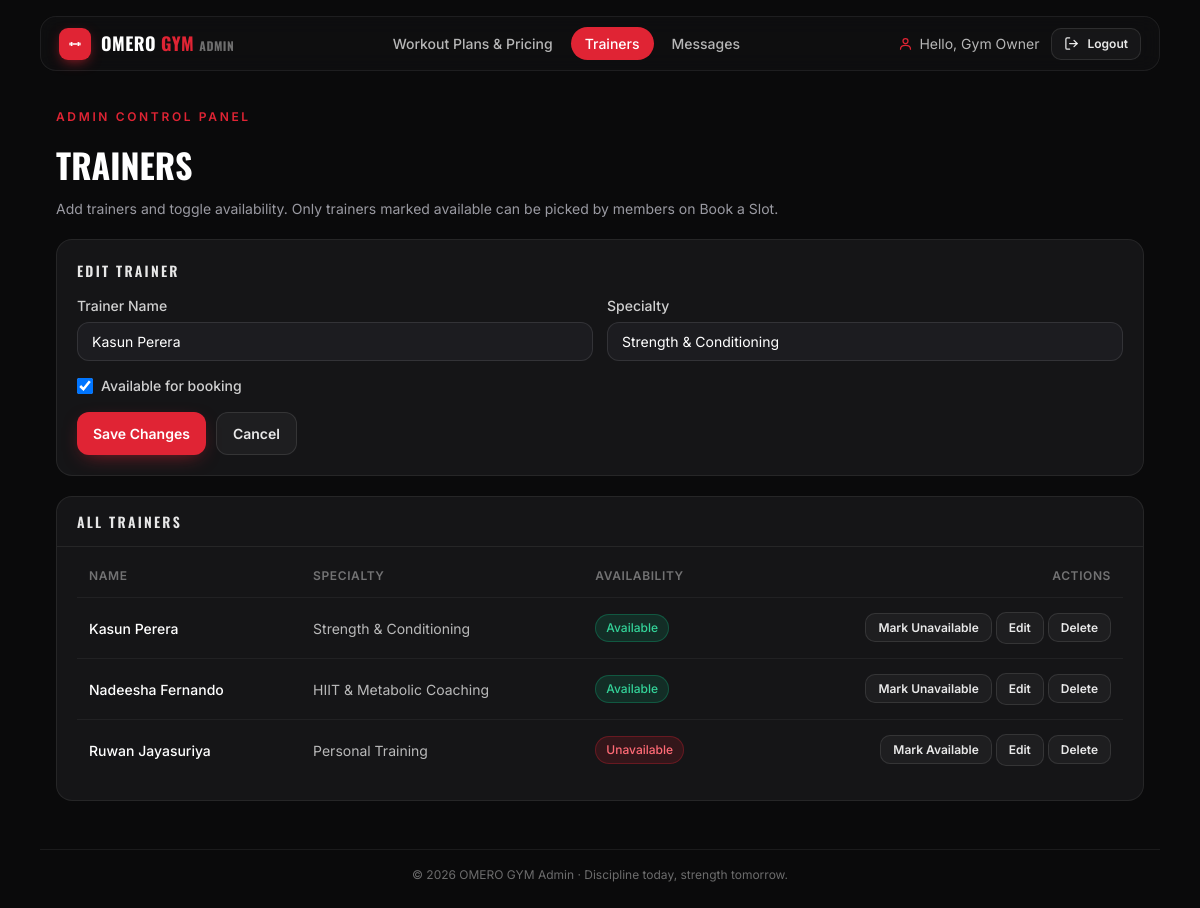
/admin/trainers.php?edit=1 (signed in), run on the app's committed database.
### tables this page shows
CREATE TABLE IF NOT EXISTS trainers (
    id         INT AUTO_INCREMENT PRIMARY KEY,
    name       VARCHAR(100)  NOT NULL,
    specialty  VARCHAR(150)  DEFAULT NULL,
    available  TINYINT(1)    NOT NULL DEFAULT 1,    
    created_at DATETIME      NOT NULL DEFAULT CURRENT_TIMESTAMP
);

### admin/trainers.php (the view, shortened to what this page needs)
<?php
require_once __DIR__ . '/../includes/db.php';
$rows = $pdo->query('SELECT * FROM trainers ORDER BY available DESC, name')->fetchAll();
$editing = null;
if (isset($_GET['edit'])) {
    $editStmt = $pdo->prepare('SELECT * FROM trainers WHERE id = ? LIMIT 1');
    $editStmt->execute([(int) $_GET['edit']]);
    $editing = $editStmt->fetch() ?: null;
}
require __DIR__ . '/includes/admin_chrome_top.php';
?>
        <section class="fade">
          <span class="eyebrow">Admin Control Panel</span>
          <h1 class="page-title">TRAINERS</h1>
          <p class="page-sub">Add trainers and toggle availability. Only trainers marked available can be picked by members on Book a Slot.</p>
        </section>
        <div class="card pad" style="margin-top:20px;">
          <div class="panel-head" style="padding:0 0 14px;border:0;">
            <h2><?= $editing ? 'Edit Trainer' : 'Add a New Trainer' ?></h2>
          </div>
          <form method="post" action="trainers.php<?= $editing ? '?edit=' . (int) $editing['id'] : '' ?>">
            <div class="admin-form-grid">
              <div>
                <label class="field-label" for="t-name">Trainer Name</label>
                <input class="field" id="t-name" name="name" required
                  value="<?= htmlspecialchars($editing['name'] ?? '', ENT_QUOTES, 'UTF-8') ?>" />
              </div>
              <div>
                <label class="field-label" for="t-spec">Specialty</label>
                <input class="field" id="t-spec" name="specialty" placeholder="e.g. Strength & Conditioning"
                  value="<?= htmlspecialchars($editing['specialty'] ?? '', ENT_QUOTES, 'UTF-8') ?>" />
              </div>
              <div class="span-2" style="display:flex;align-items:center;gap:8px;">
                <input type="checkbox" id="t-avail" name="available" value="1" style="width:16px;height:16px;"
                  <?= (!isset($editing) || !empty($editing['available'])) ? 'checked' : '' ?> />
                <label class="field-label" for="t-avail" style="margin:0;">Available for booking</label>
              </div>
            </div>
            <div style="margin-top:16px;display:flex;gap:10px;">
              <button class="btn btn-primary" type="submit"><?= $editing ? 'Save Changes' : 'Add Trainer' ?></button>
              <?php if ($editing): ?><a class="btn btn-ghost" href="trainers.php">Cancel</a><?php endif; ?>
            </div>
          </form>
        </div>
        <div class="card panel" style="margin-top:20px;">
          <div class="panel-head"><h2>All Trainers</h2></div>
          <div class="pad table-wrap">
            <table>
              <thead><tr><th>Name</th><th>Specialty</th><th>Availability</th><th class="right">Actions</th></tr></thead>
              <tbody>
                <?php foreach ($rows as $row): ?>
                  <tr>
                    <td class="cell-title"><?= htmlspecialchars($row['name'], ENT_QUOTES, 'UTF-8') ?></td>
                    <td class="cell-muted"><?= htmlspecialchars($row['specialty'] ?: '—', ENT_QUOTES, 'UTF-8') ?></td>
                    <td>
                      <span class="badge <?= $row['available'] ? 'available' : 'unavailable' ?>">
                        <?= $row['available'] ? 'Available' : 'Unavailable' ?>
                      </span>
                    </td>
                    <td class="right">
                      <form method="post" action="trainers.php" style="display:inline">
                        <button class="btn btn-ghost btn-sm" type="submit"><?= $row['available'] ? 'Mark Unavailable' : 'Mark Available' ?></button>
                      </form>
                      <a class="btn btn-ghost btn-sm" href="trainers.php?edit=<?= (int) $row['id'] ?>">Edit</a>
                      <form method="post" action="trainers.php" style="display:inline" onsubmit="return confirm('Remove this trainer?');">
                        <button class="btn btn-ghost btn-sm" type="submit">Delete</button>
                      </form>
                    </td>
                  </tr>
                <?php endforeach; ?>
              </tbody>
            </table>
          </div>
        </div>
<?php require __DIR__ . '/includes/admin_chrome_bottom.php'; ?>

### common.css (style rules this page uses)
:root { --bg: #0a0a0b; --surface: #151517; --raised: #1c1c20; --border: rgba(255, 255, 255, 0.07); --accent: #e02434; --accent-soft: #f04452; --text: #ffffff; --muted: #9a9aa2; --radius: 16px; --shell: 1120px; --font: "Inter", system-ui, sans-serif; --display: "Oswald", "Arial Narrow", sans-serif; --mono: "JetBrains Mono", ui-monospace, monospace; }
* { box-sizing: border-box; margin: 0; padding: 0; -webkit-tap-highlight-color: transparent; }
html { scroll-behavior: smooth; }
body { background: var(--bg); color: var(--text); font-family: var(--font); min-height: 100vh; line-height: 1.5; -webkit-font-smoothing: antialiased; }
a { color: inherit; text-decoration: none; }
button { font-family: inherit; cursor: pointer; border: none; background: none; color: inherit; }
input, select { font-family: inherit; }
.btn { display: inline-flex; align-items: center; justify-content: center; gap: 8px; border-radius: 12px; padding: 10px 16px; font-size: 14px; font-weight: 600; transition: 0.2s; user-select: none; }
.btn-primary { background: var(--accent); color: #fff; box-shadow: 0 6px 20px -8px rgba(224, 36, 52, 0.7); }
.btn-ghost { background: rgba(255, 255, 255, 0.04); border: 1px solid rgba(255, 255, 255, 0.1); color: rgba(255, 255, 255, 0.9); }
.btn-sm { padding: 6px 12px; font-size: 12px; border-radius: 10px; }
.field-label { display: block; font-size: 14px; font-weight: 500; color: rgba(255, 255, 255, 0.8); margin-bottom: 6px; }
.field { width: 100%; border: 1px solid rgba(255, 255, 255, 0.1); background: var(--raised); border-radius: 12px; padding: 10px 14px; font-size: 14px; color: #fff; transition: 0.2s; }
.field::placeholder { color: rgba(255, 255, 255, 0.35); }
.card { border: 1px solid var(--border); background: var(--surface); border-radius: var(--radius); }
.eyebrow { display: inline-flex; align-items: center; gap: 8px; font-size: 12px; font-weight: 600; text-transform: uppercase; letter-spacing: 0.22em; color: var(--accent); }
.page-title { font-family: var(--display); font-weight: 700; font-size: 34px; margin-top: 12px; }
.page-sub { font-size: 14px; color: var(--muted); margin-top: 8px; }
.fade { animation: fade 0.4s ease-out both; }

### workouts.css (style rules this page uses)
.panel { margin-top: 24px; overflow: hidden; }
.panel-head { padding: 14px 20px; border-bottom: 1px solid var(--border); display: flex; align-items: center; gap: 8px; }
.panel-head h2 { font-family: var(--display); font-size: 14px; font-weight: 600; text-transform: uppercase; letter-spacing: 0.16em; color: rgba(255, 255, 255, 0.9); }
.pad { padding: 20px; }
.table-wrap { overflow-x: auto; }
table { width: 100%; border-collapse: collapse; font-size: 14px; text-align: left; min-width: 640px; }
th { padding: 0 12px 12px; font-size: 12px; font-weight: 600; text-transform: uppercase; letter-spacing: 0.05em; color: rgba(255, 255, 255, 0.4); }
td { padding: 14px 12px; border-top: 1px solid rgba(255, 255, 255, 0.05); vertical-align: middle; }
.cell-title { font-weight: 500; }
.cell-muted { color: rgba(255, 255, 255, 0.7); }
.right { text-align: right; }
.badge { display: inline-flex; align-items: center; border-radius: 999px; padding: 4px 10px; font-size: 12px; font-weight: 500; border: 1px solid; }

### admin/admin.css (style rules this page uses)
.admin-form-grid { display: grid; gap: 14px; grid-template-columns: 1fr; }
@media (min-width: 720px) { .admin-form-grid { grid-template-columns: 1fr 1fr; } }
@media (min-width: 720px) { .admin-form-grid .span-2 { grid-column: 1 / -1; } }
.badge.available { background: rgba(16, 185, 129, 0.15); color: #34d399; border-color: rgba(16, 185, 129, 0.3); }
.badge.unavailable { background: rgba(224, 36, 52, 0.15); color: #ff6b76; border-color: rgba(224, 36, 52, 0.3); }

### data on the page
trainers: name "Kasun Perera", specialty "Strength & Conditioning", available "☑", shows "Available", shows "Mark Unavailable"
trainers: name "Nadeesha Fernando", specialty "HIIT & Metabolic Coaching", available "Available"
trainers: name "Ruwan Jayasuriya", specialty "Personal Training", available "Unavailable"

### other printed values
admin_name() "Gym Owner"
